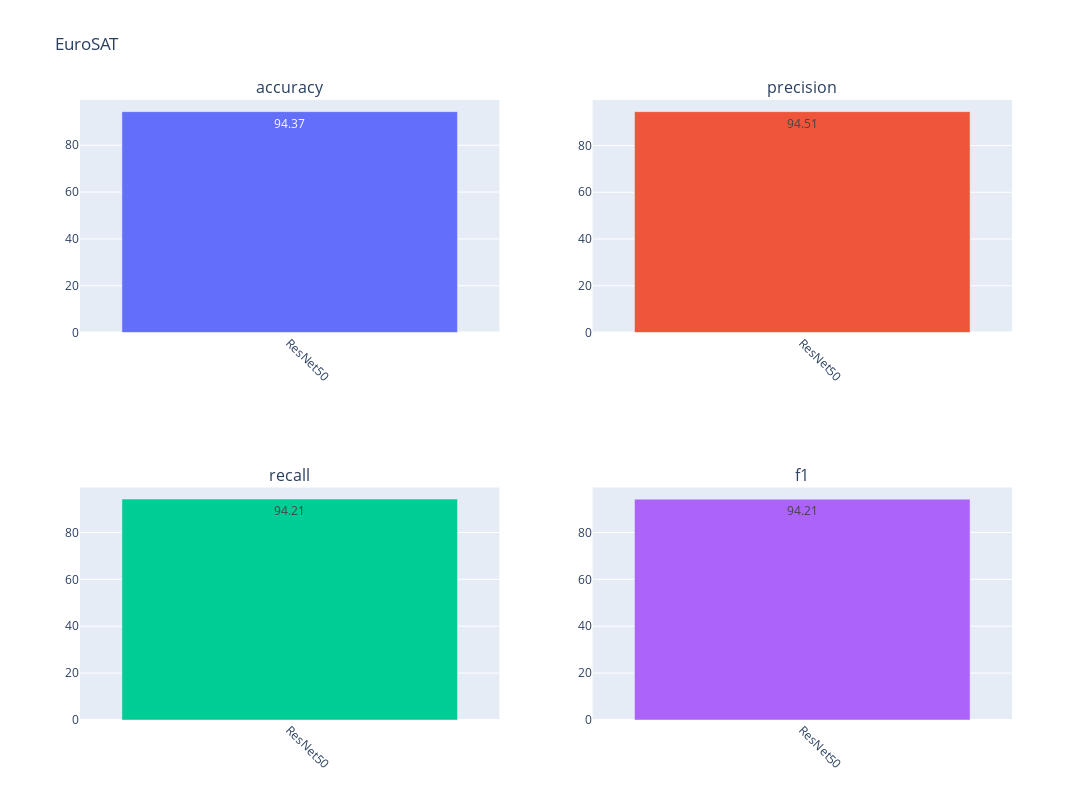

Notebook code for this chart:
### Code cell
results = Metrics(title = "EuroSAT")
results.run(test.classes, test_predictions, method_name = "ResNet50")
results.plot()

### Figure 1 — Plotly figure (JSON) as saved in the notebook; plotly's stock layout.template omitted (floating-point values rounded to 4 significant figures)
{"data": [{"name": "accuracy", "text": ["94.37"], "textposition": "auto", "type": "bar", "x": ["ResNet50"], "xaxis": "x", "y": [94.37], "yaxis": "y"}, {"name": "precision", "text": ["94.51"], "textposition": "auto", "type": "bar", "x": ["ResNet50"], "xaxis": "x2", "y": [94.51], "yaxis": "y2"}, {"name": "recall", "text": ["94.21"], "textposition": "auto", "type": "bar", "x": ["ResNet50"], "xaxis": "x3", "y": [94.21], "yaxis": "y3"}, {"name": "f1", "text": ["94.21"], "textposition": "auto", "type": "bar", "x": ["ResNet50"], "xaxis": "x4", "y": [94.21], "yaxis": "y4"}], "layout": {"annotations": [{"font": {"size": 16}, "showarrow": false, "text": "accuracy", "x": 0.225, "xanchor": "center", "xref": "paper", "y": 1, "yanchor": "bottom", "yref": "paper"}, {"font": {"size": 16}, "showarrow": false, "text": "precision", "x": 0.775, "xanchor": "center", "xref": "paper", "y": 1, "yanchor": "bottom", "yref": "paper"}, {"font": {"size": 16}, "showarrow": false, "text": "recall", "x": 0.225, "xanchor": "center", "xref": "paper", "y": 0.375, "yanchor": "bottom", "yref": "paper"}, {"font": {"size": 16}, "showarrow": false, "text": "f1", "x": 0.775, "xanchor": "center", "xref": "paper", "y": 0.375, "yanchor": "bottom", "yref": "paper"}], "height": 800, "showlegend": false, "title": {"text": "EuroSAT"}, "width": 1200, "xaxis": {"anchor": "y", "domain": [0, 0.45], "tickangle": 45}, "xaxis2": {"anchor": "y2", "domain": [0.55, 1], "tickangle": 45}, "xaxis3": {"anchor": "y3", "domain": [0, 0.45], "tickangle": 45}, "xaxis4": {"anchor": "y4", "domain": [0.55, 1], "tickangle": 45}, "yaxis": {"anchor": "x", "domain": [0.625, 1]}, "yaxis2": {"anchor": "x2", "domain": [0.625, 1]}, "yaxis3": {"anchor": "x3", "domain": [0, 0.375]}, "yaxis4": {"anchor": "x4", "domain": [0, 0.375]}}}
